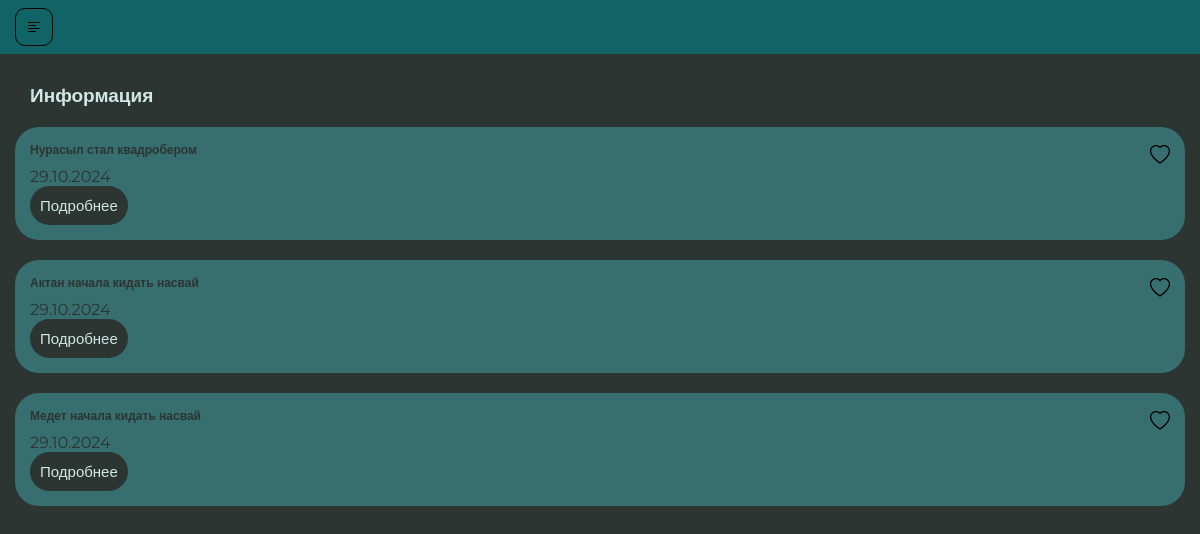
Screenshot of /information/ with the database file from the repository.
### asian_app/models.py (models this page shows, shortened)
class Information(models.Model):
    title = models.CharField("Информации", max_length=255)
    description = models.TextField("Описание информации")
    image = models.CharField("URL-фото", max_length=500)
    created_at = models.DateTimeField("Дата и время публикации", default=datetime.now)
    class Meta:
        verbose_name = "Информация"
        verbose_name = "Информации"

### asian_app/views.py (the view)
# urls.py: path('information/', views.information_page, name='information_page'),
def information_page(request):
    infos = Information.objects.all()
    context = {
        'infos': infos
    }
    return render(request, "information.html", context)

### asian_app/templates/information.html (shortened to what this page needs)
{% extends 'base.html' %}
{% load static %}
{% block content %}
<section class="jobs">
    <div class="container">
        <h2 class="title">Информация</h2>
        <div class="jobs-list">
            {% for info in infos %}
                <div class="job-card">
                    <div class="job-card__flex">
                        <h3 class="job-card__title">{{ info.title }}</h3>
                        <img src="{% static 'images/menu-list/liked.svg' %}" alt="liked icon">
                    </div>
                    <h4 class="job-card__date">{{ info.created_at|date:"d.m.Y" }}</h4>
                    <div class="job-card__flex">
                        <a href="{% url 'guide_job_page' pk=info.pk %}" class="dark-button">Подробнее</a>
                    </div>
                </div>
            {% endfor %}
        </div>
    </div>
</section>
{% endblock %}

### asian_app/static/css/style.css (style rules this page uses)
* { padding: 0; margin: 0; box-sizing: border-box; font-family: "Montserrat", sans-serif; }
:root { --light: #116466; --orange: #D1E8E2; --card: #007F73; --catch: #376E6F; --bord: #227B94; --dark: #2C3531; --niga: #000000; --pudge: #2E97A7; }
.container { margin-left: 0; margin-right: 0; }
.title { font-size: 19px; font-weight: 700; color: var(--orange); margin-right: 20px; margin-left: 30px; }
.categories, .jobs, .job-detail, .auth { padding: 30px 0; }
.categories-list, .jobs-list { margin: 20px 0; }
.job-card { background-color: var(--catch); padding: 15px; border-radius: 24px; display: block; margin-bottom: 20px; margin-left: 15px; margin-right: 15px; }
.job-card__title, .job-card__company { color: var(--dark); font-size: 12px; margin-bottom: 10px; }
.job-card__title { font-weight: 600; }
.job-detail, .title { margin-bottom: 10px; }
.job-card__flex { display: flex; align-items: center; justify-content: space-between; color: var(--dark); }
.dark-button { font-size: 15px; border-radius: 20px; margin-right: 20px; background-color: var(--dark); border-radius: 24px; color: var(--orange); padding: 10px 10px; text-decoration: none; }
.job-card__date { font-size: 16px; font-weight: normal; color: var(--dark); }

### rows the page displays
Information: title "Нурасыл стал квадробером", created_at "29.10.2024"
Information: title "Актан начала кидать насвай", created_at "29.10.2024"
Information: title "Медет начала кидать насвай", created_at "29.10.2024"
